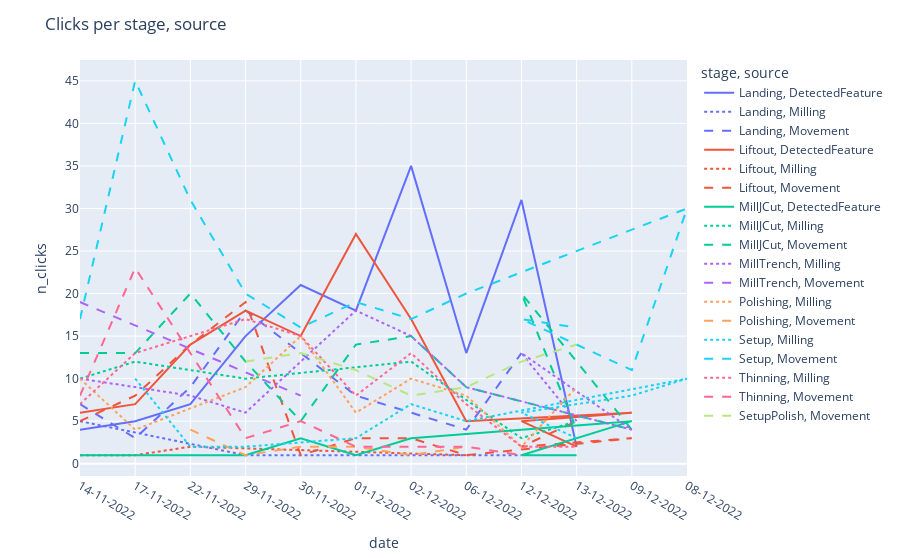

The cell this chart's notebook holds for it:
### Code cell
# group df_click by date, stage and  source

df_clicks["date"] = pd.to_datetime(df_clicks["date"])
df_clicks["stage"] = df_clicks["stage"].astype("category")
df_clicks["source"] = df_clicks["source"].astype("category")
df_click_group = df_clicks.groupby(by=["date", "stage", "source"]).count()
df_click_group = df_click_group.reset_index()
df_click_group["date"] = df_click_group["date"].dt.strftime("%d-%m-%Y")

# add a count column
df_click_group["n_clicks"] = df_click_group["x"]

# drop all columns except for date, stage and n_clicks
df_click_group = df_click_group[["date", "stage", "source", "n_clicks"]]
# display(df_click_group)

# drop rows with n_clicks = 0
df_click_group = df_click_group[df_click_group["n_clicks"] > 0]

# sort by date
# df_click_group = df_click_group.sort_values(by="date", ascending=True)

# display(df_click_group)
# plot the time series with a title
fig = px.line(df_click_group, x="date", y="n_clicks", color="stage", line_dash="source")
fig.update_layout(title="Clicks per stage, source")
fig.show()

### Figure 1 — Plotly figure (JSON) as saved in the notebook; plotly's stock layout.template omitted (floating-point values rounded to 4 significant figures)
{"data": [{"hovertemplate": "stage=Landing<br>source=DetectedFeature<br>date=%{x}<br>n_clicks=%{y}<extra></extra>", "legendgroup": "Landing, DetectedFeature", "line": {"color": "#636efa", "dash": "solid"}, "marker": {"symbol": "circle"}, "mode": "lines", "name": "Landing, DetectedFeature", "orientation": "v", "showlegend": true, "type": "scatter", "x": ["14-11-2022", "17-11-2022", "22-11-2022", "29-11-2022", "30-11-2022", "01-12-2022", "02-12-2022", "06-12-2022", "12-12-2022", "13-12-2022"], "xaxis": "x", "y": [4, 5, 7, 15, 21, 18, 35, 13, 31, 2], "yaxis": "y"}, {"hovertemplate": "stage=Landing<br>source=Milling<br>date=%{x}<br>n_clicks=%{y}<extra></extra>", "legendgroup": "Landing, Milling", "line": {"color": "#636efa", "dash": "dot"}, "marker": {"symbol": "circle"}, "mode": "lines", "name": "Landing, Milling", "orientation": "v", "showlegend": true, "type": "scatter", "x": ["14-11-2022", "29-11-2022", "01-12-2022", "12-12-2022"], "xaxis": "x", "y": [5, 1, 1, 1], "yaxis": "y"}, {"hovertemplate": "stage=Landing<br>source=Movement<br>date=%{x}<br>n_clicks=%{y}<extra></extra>", "legendgroup": "Landing, Movement", "line": {"color": "#636efa", "dash": "dash"}, "marker": {"symbol": "circle"}, "mode": "lines", "name": "Landing, Movement", "orientation": "v", "showlegend": true, "type": "scatter", "x": ["14-11-2022", "17-11-2022", "22-11-2022", "29-11-2022", "01-12-2022", "06-12-2022", "12-12-2022"], "xaxis": "x", "y": [7, 3, 9, 18, 8, 4, 13], "yaxis": "y"}, {"hovertemplate": "stage=Liftout<br>source=DetectedFeature<br>date=%{x}<br>n_clicks=%{y}<extra></extra>", "legendgroup": "Liftout, DetectedFeature", "line": {"color": "#EF553B", "dash": "solid"}, "marker": {"symbol": "circle"}, "mode": "lines", "name": "Liftout, DetectedFeature", "orientation": "v", "showlegend": true, "type": "scatter", "x": ["14-11-2022", "17-11-2022", "22-11-2022", "29-11-2022", "30-11-2022", "01-12-2022", "02-12-2022", "06-12-2022", "09-12-2022", "12-12-2022", "13-12-2022"], "xaxis": "x", "y": [6, 7, 14, 18, 15, 27, 17, 5, 6, 5, 2], "yaxis": "y"}, {"hovertemplate": "stage=Liftout<br>source=Milling<br>date=%{x}<br>n_clicks=%{y}<extra></extra>", "legendgroup": "Liftout, Milling", "line": {"color": "#EF553B", "dash": "dot"}, "marker": {"symbol": "circle"}, "mode": "lines", "name": "Liftout, Milling", "orientation": "v", "showlegend": true, "type": "scatter", "x": ["14-11-2022", "17-11-2022", "22-11-2022", "06-12-2022"], "xaxis": "x", "y": [1, 1, 2, 1], "yaxis": "y"}, {"hovertemplate": "stage=Liftout<br>source=Movement<br>date=%{x}<br>n_clicks=%{y}<extra></extra>", "legendgroup": "Liftout, Movement", "line": {"color": "#EF553B", "dash": "dash"}, "marker": {"symbol": "circle"}, "mode": "lines", "name": "Liftout, Movement", "orientation": "v", "showlegend": true, "type": "scatter", "x": ["14-11-2022", "17-11-2022", "22-11-2022", "29-11-2022", "30-11-2022", "01-12-2022", "02-12-2022", "06-12-2022", "09-12-2022", "12-12-2022", "13-12-2022"], "xaxis": "x", "y": [5, 8, 14, 19, 1, 3, 3, 1, 3, 2, 5], "yaxis": "y"}, {"hovertemplate": "stage=MillJCut<br>source=DetectedFeature<br>date=%{x}<br>n_clicks=%{y}<extra></extra>", "legendgroup": "MillJCut, DetectedFeature", "line": {"color": "#00cc96", "dash": "solid"}, "marker": {"symbol": "circle"}, "mode": "lines", "name": "MillJCut, DetectedFeature", "orientation": "v", "showlegend": true, "type": "scatter", "x": ["14-11-2022", "29-11-2022", "30-11-2022", "01-12-2022", "02-12-2022", "09-12-2022", "12-12-2022", "13-12-2022"], "xaxis": "x", "y": [1, 1, 3, 1, 3, 5, 1, 1], "yaxis": "y"}, {"hovertemplate": "stage=MillJCut<br>source=Milling<br>date=%{x}<br>n_clicks=%{y}<extra></extra>", "legendgroup": "MillJCut, Milling", "line": {"color": "#00cc96", "dash": "dot"}, "marker": {"symbol": "circle"}, "mode": "lines", "name": "MillJCut, Milling", "orientation": "v", "showlegend": true, "type": "scatter", "x": ["14-11-2022", "17-11-2022", "22-11-2022", "29-11-2022", "02-12-2022", "12-12-2022", "13-12-2022"], "xaxis": "x", "y": [10, 12, 11, 10, 12, 3, 5], "yaxis": "y"}, {"hovertemplate": "stage=MillJCut<br>source=Movement<br>date=%{x}<br>n_clicks=%{y}<extra></extra>", "legendgroup": "MillJCut, Movement", "line": {"color": "#00cc96", "dash": "dash"}, "marker": {"symbol": "circle"}, "mode": "lines", "name": "MillJCut, Movement", "orientation": "v", "showlegend": true, "type": "scatter", "x": ["14-11-2022", "17-11-2022", "22-11-2022", "29-11-2022", "30-11-2022", "01-12-2022", "02-12-2022", "06-12-2022", "09-12-2022", "12-12-2022", "13-12-2022"], "xaxis": "x", "y": [13, 13, 20, 12, 5, 14, 15, 9, 4, 20, 4], "yaxis": "y"}, {"hovertemplate": "stage=MillTrench<br>source=Milling<br>date=%{x}<br>n_clicks=%{y}<extra></extra>", "legendgroup": "MillTrench, Milling", "line": {"color": "#ab63fa", "dash": "dot"}, "marker": {"symbol": "circle"}, "mode": "lines", "name": "MillTrench, Milling", "orientation": "v", "showlegend": true, "type": "scatter", "x": ["14-11-2022", "22-11-2022", "29-11-2022", "01-12-2022", "02-12-2022", "06-12-2022", "09-12-2022", "12-12-2022", "13-12-2022"], "xaxis": "x", "y": [10, 8, 6, 18, 15, 9, 4, 13, 5], "yaxis": "y"}, {"hovertemplate": "stage=MillTrench<br>source=Movement<br>date=%{x}<br>n_clicks=%{y}<extra></extra>", "legendgroup": "MillTrench, Movement", "line": {"color": "#ab63fa", "dash": "dash"}, "marker": {"symbol": "circle"}, "mode": "lines", "name": "MillTrench, Movement", "orientation": "v", "showlegend": true, "type": "scatter", "x": ["14-11-2022", "30-11-2022"], "xaxis": "x", "y": [19, 8], "yaxis": "y"}, {"hovertemplate": "stage=Polishing<br>source=Milling<br>date=%{x}<br>n_clicks=%{y}<extra></extra>", "legendgroup": "Polishing, Milling", "line": {"color": "#FFA15A", "dash": "dot"}, "marker": {"symbol": "circle"}, "mode": "lines", "name": "Polishing, Milling", "orientation": "v", "showlegend": true, "type": "scatter", "x": ["14-11-2022", "17-11-2022", "29-11-2022", "30-11-2022", "01-12-2022", "02-12-2022", "06-12-2022", "12-12-2022", "13-12-2022"], "xaxis": "x", "y": [10, 4, 9, 15, 6, 10, 8, 2, 9], "yaxis": "y"}, {"hovertemplate": "stage=Polishing<br>source=Movement<br>date=%{x}<br>n_clicks=%{y}<extra></extra>", "legendgroup": "Polishing, Movement", "line": {"color": "#FFA15A", "dash": "dash"}, "marker": {"symbol": "circle"}, "mode": "lines", "name": "Polishing, Movement", "orientation": "v", "showlegend": true, "type": "scatter", "x": ["22-11-2022", "29-11-2022", "30-11-2022", "01-12-2022", "02-12-2022", "06-12-2022"], "xaxis": "x", "y": [4, 1, 2, 2, 1, 2], "yaxis": "y"}, {"hovertemplate": "stage=Setup<br>source=Milling<br>date=%{x}<br>n_clicks=%{y}<extra></extra>", "legendgroup": "Setup, Milling", "line": {"color": "#19d3f3", "dash": "dot"}, "marker": {"symbol": "circle"}, "mode": "lines", "name": "Setup, Milling", "orientation": "v", "showlegend": true, "type": "scatter", "x": ["17-11-2022", "22-11-2022", "29-11-2022", "01-12-2022", "02-12-2022", "06-12-2022", "08-12-2022", "09-12-2022", "12-12-2022", "13-12-2022"], "xaxis": "x", "y": [10, 2, 2, 3, 7, 5, 10, 8, 6, 3], "yaxis": "y"}, {"hovertemplate": "stage=Setup<br>source=Movement<br>date=%{x}<br>n_clicks=%{y}<extra></extra>", "legendgroup": "Setup, Movement", "line": {"color": "#19d3f3", "dash": "dash"}, "marker": {"symbol": "circle"}, "mode": "lines", "name": "Setup, Movement", "orientation": "v", "showlegend": true, "type": "scatter", "x": ["14-11-2022", "17-11-2022", "22-11-2022", "29-11-2022", "30-11-2022", "01-12-2022", "02-12-2022", "06-12-2022", "08-12-2022", "09-12-2022", "12-12-2022", "13-12-2022"], "xaxis": "x", "y": [17, 45, 31, 20, 16, 19, 17, 20, 30, 11, 17, 16], "yaxis": "y"}, {"hovertemplate": "stage=Thinning<br>source=Milling<br>date=%{x}<br>n_clicks=%{y}<extra></extra>", "legendgroup": "Thinning, Milling", "line": {"color": "#FF6692", "dash": "dot"}, "marker": {"symbol": "circle"}, "mode": "lines", "name": "Thinning, Milling", "orientation": "v", "showlegend": true, "type": "scatter", "x": ["14-11-2022", "17-11-2022", "29-11-2022", "30-11-2022", "01-12-2022", "02-12-2022", "06-12-2022", "12-12-2022", "13-12-2022"], "xaxis": "x", "y": [7, 13, 17, 15, 8, 13, 7, 2, 2], "yaxis": "y"}, {"hovertemplate": "stage=Thinning<br>source=Movement<br>date=%{x}<br>n_clicks=%{y}<extra></extra>", "legendgroup": "Thinning, Movement", "line": {"color": "#FF6692", "dash": "dash"}, "marker": {"symbol": "circle"}, "mode": "lines", "name": "Thinning, Movement", "orientation": "v", "showlegend": true, "type": "scatter", "x": ["14-11-2022", "17-11-2022", "29-11-2022", "30-11-2022", "01-12-2022", "02-12-2022", "06-12-2022", "12-12-2022"], "xaxis": "x", "y": [8, 23, 3, 5, 2, 2, 2, 1], "yaxis": "y"}, {"hovertemplate": "stage=SetupPolish<br>source=Movement<br>date=%{x}<br>n_clicks=%{y}<extra></extra>", "legendgroup": "SetupPolish, Movement", "line": {"color": "#B6E880", "dash": "dash"}, "marker": {"symbol": "circle"}, "mode": "lines", "name": "SetupPolish, Movement", "orientation": "v", "showlegend": true, "type": "scatter", "x": ["29-11-2022", "30-11-2022", "01-12-2022", "02-12-2022", "06-12-2022", "12-12-2022", "13-12-2022"], "xaxis": "x", "y": [12, 13, 11, 8, 9, 12, 14], "yaxis": "y"}], "layout": {"legend": {"title": {"text": "stage, source"}, "tracegroupgap": 0}, "margin": {"t": 60}, "title": {"text": "Clicks per stage, source"}, "xaxis": {"anchor": "y", "domain": [0, 1], "title": {"text": "date"}}, "yaxis": {"anchor": "x", "domain": [0, 1], "title": {"text": "n_clicks"}}}}
